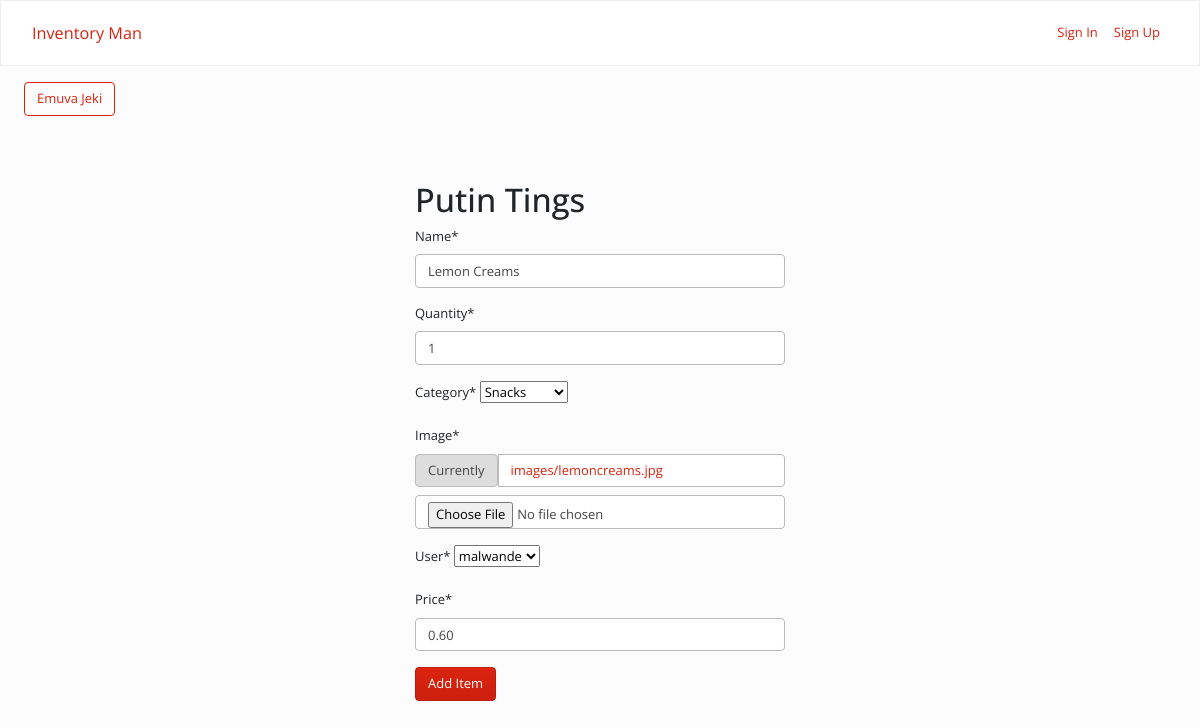
The app's page /inventory_man/edit-item/2 with its own data.
### inventory_man/models.py (models this page shows, shortened)
class InventoryItem(models.Model):
    name = models.CharField(max_length=200)
    quantity = models.IntegerField()
    category = models.ForeignKey('Category', on_delete=models.SET_NULL, blank=True, null=True)
    date_added = models.DateTimeField(auto_now_add=True)
    image = models.ImageField(upload_to ='images/')
    user = models.ForeignKey(User, on_delete=models.CASCADE)
    price= models.DecimalField(max_digits=10, decimal_places=2)

class Category(models.Model):
	name = models.CharField(max_length=200)
	class Meta:
		verbose_name_plural = 'categories'
	def __str__(self):
		return self.name

### inventory_man/views.py (the view)
# urls.py: path("edit-item/<int:pk>", Edit.as_view(), name="change"),
class Edit(UpdateView):
    model = InventoryItem
    form_class = InventoryItemForm
    template_name = 'put_tings.html'
    success_url = reverse_lazy('dashboard')

### inventory_man/forms.py
class InventoryItemForm(forms.ModelForm):
    category = forms.ModelChoiceField(queryset=Category.objects.all(), initial=0)
    def __init__(self, *args, **kwargs):
        super().__init__(*args, **kwargs)
        self.helper = FormHelper()
        self.helper.form_method = 'post'
        self.helper.form_enctype = 'multipart/form-data'
    class Meta:
        model = InventoryItem
        fields = "__all__"

### inventory_man/templates/put_tings.html (shortened to what this page needs)
{% extends 'base.html' %}
{% load crispy_forms_tags %}
{% block content %}
    <a href="{% url 'dashboard' %}" class="btn btn-outline-primary my-3 mx-4">Emuva Jeki</a>
   <div class="col-11 col-md-4 mx-auto mt-5">
			<h1>Putin Tings </h1>
			<form method="POST" enctype="multipart/form-data">
				{{ form|crispy }}
				<div class="mt-3">
					<button class="btn btn-primary">Add Item</button>
				</div>
			</form>
		</div>
{% endblock content %}

### records on screen
InventoryItem: name "Lemon Creams", quantity "1", category "Snacks", user "malwande", price "0.60"
